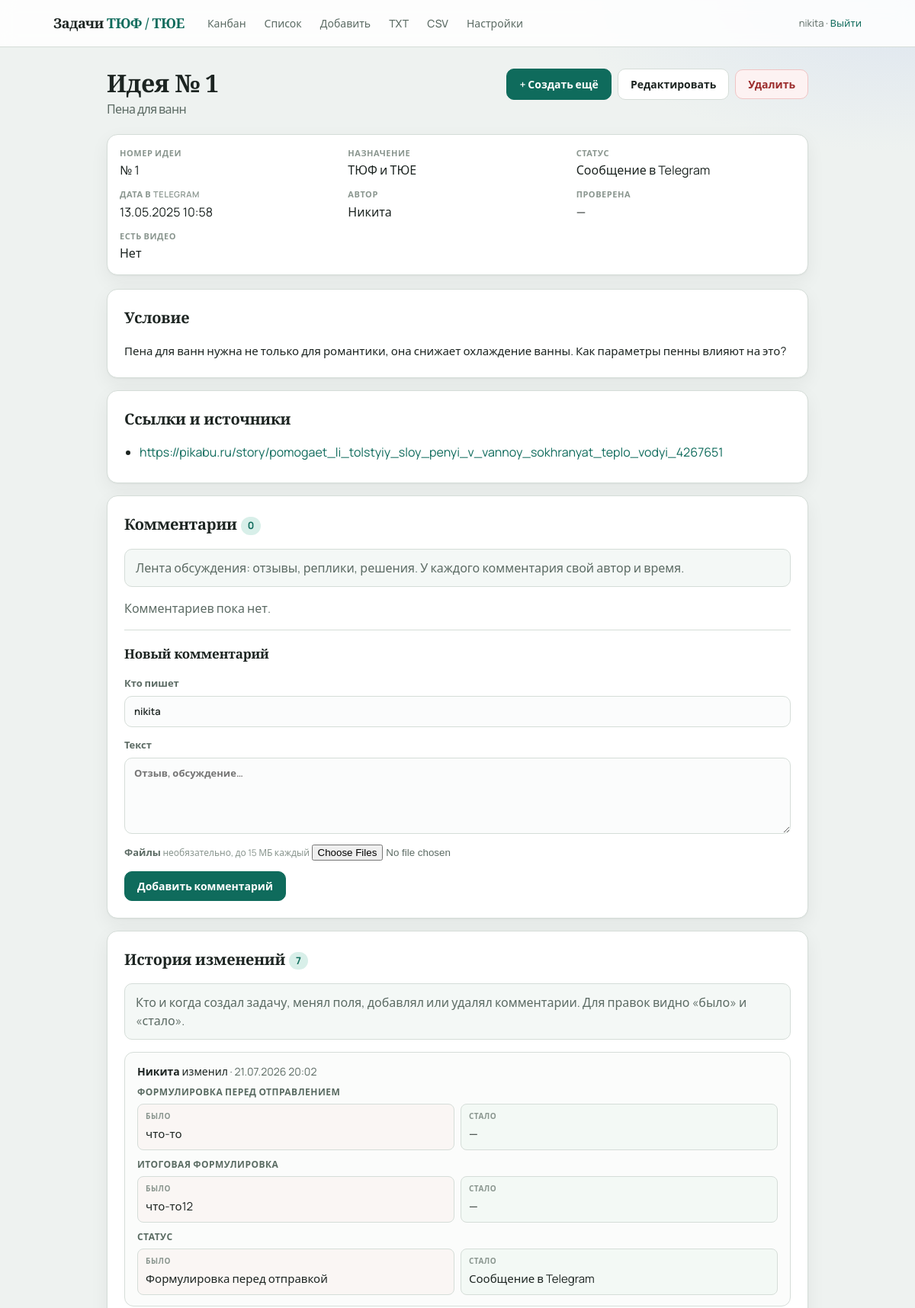
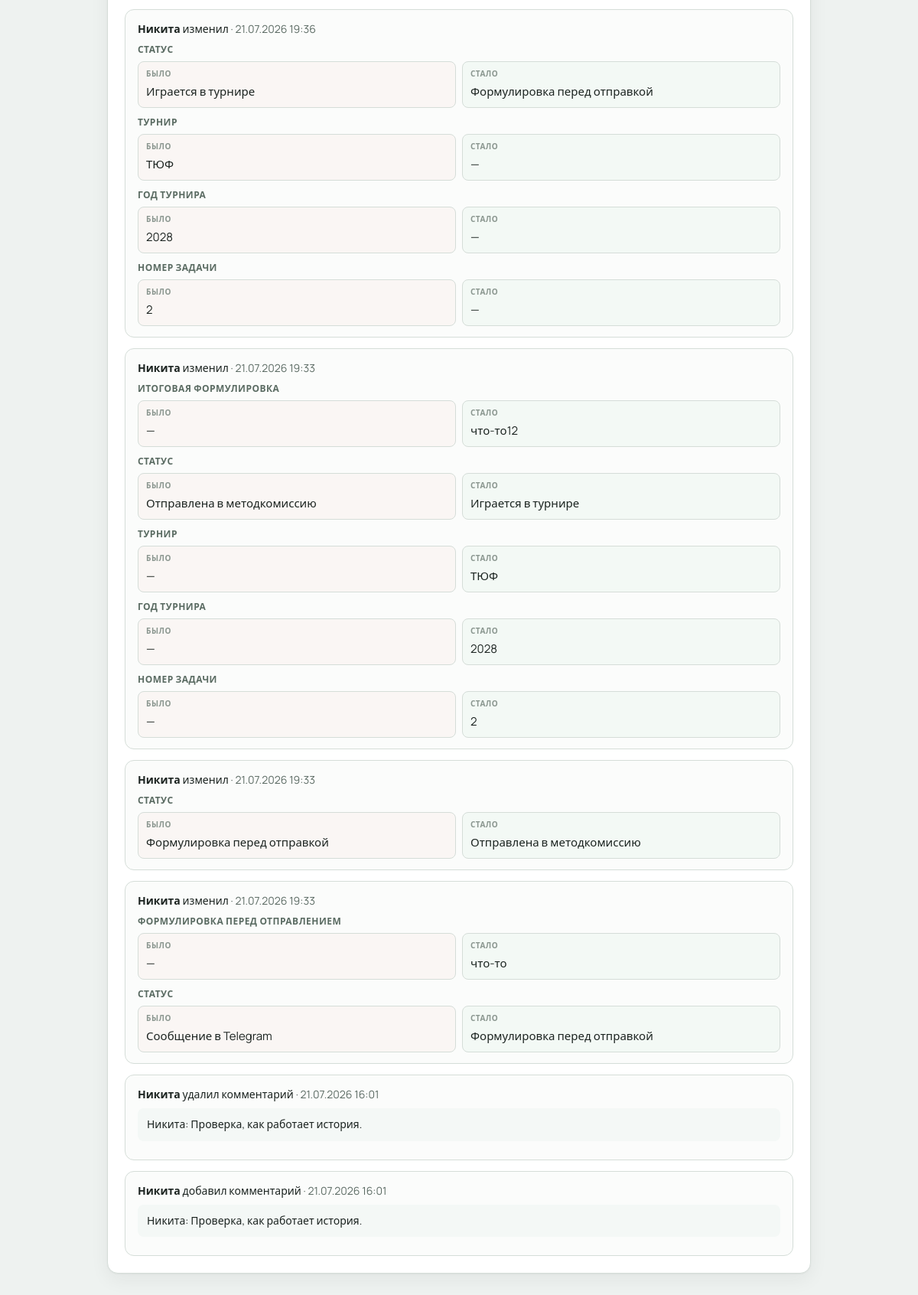
Page /tasks/1 (signed in) on the committed database (2 pictures, top to bottom).
### app/models.py (models this page shows)
class Task(Base):
    __tablename__ = "tasks"
    id = Column(Integer, primary_key=True, autoincrement=True)
    idea_number = Column(Integer, unique=True, nullable=True, index=True)
    title = Column(String(500), nullable=True)
    condition = Column(Text, nullable=True)
    formulirovka = Column(Text, nullable=True)
    itogovaya_formulirovka = Column(Text, nullable=True)
    author = Column(String(100), nullable=True)
    naznachenie = Column(String(50), nullable=True)
    status = Column(String(50), default="tg", index=True)
    proverena = Column(String(20), nullable=True)
    has_video = Column(Boolean, default=False)
    video_url = Column(String(1000), nullable=True)
    tags = Column(String(500), nullable=True)
    sources = Column(Text, nullable=True)
    telegram_url = Column(String(1000), nullable=True)
    telegram_datetime = Column(DateTime, nullable=False)
    answer_options = Column(Text, nullable=True)
    turnir = Column(String(20), nullable=True)
    turnir_year = Column(Integer, nullable=True)
    task_number = Column(Integer, nullable=True)
    etap_kk = Column(String(20), nullable=True)
    created_at = Column(DateTime, default=datetime.utcnow)
    updated_at = Column(DateTime, default=datetime.utcnow, onupdate=datetime.utcnow)
    comments = relationship(
        "Comment", back_populates="task", cascade="all, delete-orphan", order_by="Comment.created_at"
    )
    history = relationship(
        "TaskHistory",
        back_populates="task",
        cascade="all, delete-orphan",
        order_by="TaskHistory.created_at.desc()",
    )
    attachments = relationship(
        "Attachment",
        back_populates="task",
        cascade="all, delete-orphan",
        order_by="Attachment.created_at",
    )

class TaskHistory(Base):
    __tablename__ = "task_history"
    id = Column(Integer, primary_key=True, autoincrement=True)
    task_id = Column(Integer, ForeignKey("tasks.id", ondelete="CASCADE"), index=True, nullable=False)
    user = Column(String(100), nullable=False)
    action = Column(String(50), nullable=False)
    summary = Column(Text, nullable=True)
    changes_json = Column(Text, nullable=True)
    created_at = Column(DateTime, default=datetime.utcnow, index=True)
    task = relationship("Task", back_populates="history")

### app/routes.py (the view)
@router.get("/tasks/{task_id}", response_class=HTMLResponse)
def task_detail(
    request: Request,
    task_id: int,
    db: Session = Depends(get_db),
    created: str = Query(None),
):
    user = login_required(request)
    if not user:
        return RedirectResponse("/login", status_code=303)
    task = db.query(Task).options(
        joinedload(Task.comments).joinedload(Comment.attachments),
        joinedload(Task.attachments),
        joinedload(Task.history),
    ).filter(Task.id == task_id).first()
    if not task:
        raise HTTPException(status_code=404, detail="Задача не найдена")
    history = []
    for entry in sorted(task.history, key=lambda e: e.created_at or datetime.min, reverse=True):
        history.append({
            "entry": entry,
            "action_label": action_label(entry.action),
            "changes": parse_changes(entry),
        })
    task_files = [a for a in task.attachments if a.comment_id is None]
    return templates.TemplateResponse(
        request,
        "detail.html",
        {
            "user": user,
            "task": task,
            "task_files": task_files,
            "just_created": created == "1",
            "naznachenie_labels": NAZNACHENIE_LABELS,
            "status_labels": STATUS_LABELS,
            "proverena_labels": PROVERENA_LABELS,
            "format_igraetsya": format_igraetsya,
            "format_idea_label": format_idea_label,
            "authors": _author_suggestions(db),
            "history": history,
        },
    )

### app/templates/detail.html (shortened to what this page needs)
{% extends "base.html" %}
{% block content %}
<div class="page-header">
  <h1>
    {% if task.idea_number %}Идея № {{ task.idea_number }}{% else %}Нет номера идеи{% endif %}
    {% if task.title %}<span class="subtitle">{{ task.title }}</span>{% endif %}
  </h1>
  <div class="actions-inline">
    <a href="/new" class="btn primary">+ Создать ещё</a>
    <a href="/tasks/{{ task.id }}/edit" class="btn secondary">Редактировать</a>
    <form method="post" action="/tasks/{{ task.id }}/delete" onsubmit="return confirm('Удалить задачу?')">
      <button type="submit" class="btn danger">Удалить</button>
    </form>
  </div>
</div>
<div class="meta-grid">
  <div><span class="label">Номер идеи</span>{{ format_idea_label(task) }}</div>
  <div><span class="label">Назначение</span>{{ naznachenie_labels.get(task.naznachenie or '', '—') }}</div>
  <div><span class="label">Статус</span>{{ status_labels.get(task.status, task.status) }}</div>
  <div><span class="label">Дата в Telegram</span>{{ task.telegram_datetime.strftime('%d.%m.%Y %H:%M') }}</div>
  <div><span class="label">Автор</span>{{ task.author or '—' }}</div>
  <div><span class="label">Проверена</span>{{ proverena_labels.get(task.proverena or '', '—') }}</div>
  <div><span class="label">Есть видео</span>{% if task.has_video %}Да{% else %}Нет{% endif %}</div>
  {% set ig = format_igraetsya(task) %}
</div>
<section class="card">
  <h2>Условие</h2>
  <div class="pre-wrap">{{ task.condition or '—' }}</div>
</section>
<section class="card">
  <h2>Ссылки и источники</h2>
  {% if task.sources %}
  <ul class="links">
    {% for src in task.sources.splitlines() %}
    {% if src.strip() %}
    <li><a href="{{ src.strip() }}" target="_blank" rel="noopener">{{ src.strip() }}</a></li>
    {% endif %}
    {% endfor %}
  </ul>
  {% else %}
  <p class="muted">Пока нет. Добавьте через «Редактировать».</p>
  {% endif %}
</section>
<section class="card" id="comments">
  <h2>Комментарии <span class="count-pill">{{ task.comments|length }}</span></h2>
  <p class="muted help-box">
    Лента обсуждения: отзывы, реплики, решения. У каждого комментария свой автор и время.
  </p>
  {% if task.comments %}
  <div class="comments">
    {% for c in task.comments %}
    <div class="comment">
      <div class="comment-meta">
        <strong>{{ c.author }}</strong>
        · {{ c.created_at.strftime('%d.%m.%Y %H:%M') }}
        <form method="post" action="/tasks/{{ task.id }}/comments/{{ c.id }}/delete" class="comment-delete"
              onsubmit="return confirm('Удалить этот комментарий?')">
          <button type="submit" class="btn-link-danger">Удалить</button>
        </form>
      </div>
      <div class="comment-text">{{ c.text }}</div>
      {% if c.attachments %}
      <ul class="file-list file-list-compact">
        {% for a in c.attachments %}
        <li>
          <a href="/files/{{ a.id }}">{{ a.filename }}</a>
          <span class="muted">{{ format_size(a.size) }}</span>
          <form method="post" action="/files/{{ a.id }}/delete" class="inline-form"
                onsubmit="return confirm('Удалить файл «{{ a.filename }}»?')">
            <button type="submit" class="btn-link-danger">Удалить</button>
          </form>
        </li>
        {% endfor %}
      </ul>
      {% endif %}
    </div>
    {% endfor %}
  </div>
  {% else %}
  <p class="muted">Комментариев пока нет.</p>
  {% endif %}
  <form method="post" action="/tasks/{{ task.id }}/comments" class="comment-form" enctype="multipart/form-data">
    <h3>Новый комментарий</h3>
    <label>Кто пишет
      <input type="text" name="author" list="comment-authors" required value="{{ user }}" placeholder="Имя">
    </label>
    <label>Текст
      <textarea name="text" rows="4" required placeholder="Отзыв, обсуждение…"></textarea>
    </label>
    <label>Файлы
      <span class="hint">необязательно, до 15 МБ каждый</span>
      <input type="file" name="comment_files" multiple>
    </label>
    <button type="submit" class="btn primary">Добавить комментарий</button>
  </form>
</section>
<section class="card" id="history">
  <h2>История изменений <span class="count-pill">{{ history|length }}</span></h2>
  <p class="muted help-box">
    Кто и когда создал задачу, менял поля, добавлял или удалял комментарии. Для правок видно «было» и «стало».
  </p>
  {% if history %}
  <div class="history-list">
    {% for item in history %}
    <article class="history-item">
      <div class="history-meta">
        <strong>{{ item.entry.user }}</strong>
        {{ item.action_label }}
        <span class="muted">· {{ item.entry.created_at.strftime('%d.%m.%Y %H:%M') }}</span>
      </div>
      {% if item.entry.summary %}
      <div class="history-summary pre-wrap">{{ item.entry.summary }}</div>
      {% endif %}
      {% if item.changes %}
      <ul class="history-changes">
        {% for change in item.changes %}
        <li>
          <div class="history-field">{{ change.label }}</div>
          {% if item.entry.action == 'created' %}
          <div class="history-diff history-diff-single">
            <div class="history-new"><span class="label">Значение</span><div class="pre-wrap">{{ change.new }}</div></div>
          </div>
          {% else %}
          <div class="history-diff">
            <div class="history-old"><span class="label">Было</span><div class="pre-wrap">{{ change.old }}</div></div>
            <div class="history-new"><span class="label">Стало</span><div class="pre-wrap">{{ change.new }}</div></div>
          </div>
          {% endif %}
        </li>
        {% endfor %}
      </ul>
      {% endif %}
    </article>
    {% endfor %}
  </div>
  {% else %}
  <p class="muted">Пока пусто — история начнёт копиться с новых правок.</p>
  {% endif %}
</section>
{% endblock %}

### rows in the picture
Task: idea_number "1", title "Пена для ванн", idea_number "№ 1", get "ТЮФ и ТЮЕ", get "Сообщение в Telegram", telegram_datetime "13.05.2025 10:58", author "Никита", get "—", condition "Пена для ванн нужна не только для романтики, она снижает охлаждение ванны. Как параметры пенны влияют на это?", strip "https://pikabu.ru/story/pomogaet_li_tolstyiy_sloy_penyi_v_vannoy_sokhranyat_teplo_vodyi_4267651"
TaskHistory: entry.user "Никита", entry.created_at "21.07.2026 20:02"
TaskHistory: entry.user "Никита", entry.created_at "21.07.2026 19:36"
TaskHistory: entry.user "Никита", entry.created_at "21.07.2026 19:33"
TaskHistory: entry.user "Никита", entry.created_at "21.07.2026 19:33"
TaskHistory: entry.user "Никита", entry.created_at "21.07.2026 19:33"
TaskHistory: entry.user "Никита", entry.created_at "21.07.2026 16:01", entry.summary "Никита: Проверка, как работает история."
TaskHistory: entry.user "Никита", entry.created_at "21.07.2026 16:01", entry.summary "Никита: Проверка, как работает история."

### other values in the picture
{{ user }} "nikita"
{{ task.comments|length }} "0"
{{ history|length }} "7"
{{ item.action_label }} "изменил" "изменил" "изменил" "изменил" "изменил" "удалил комментарий" "добавил комментарий"
{{ change.label }} "ФОРМУЛИРОВКА ПЕРЕД ОТПРАВЛЕНИЕМ" "ИТОГОВАЯ ФОРМУЛИРОВКА" "СТАТУС" "СТАТУС" "ТУРНИР" "ГОД ТУРНИРА" "НОМЕР ЗАДАЧИ" "ИТОГОВАЯ ФОРМУЛИРОВКА" "СТАТУС" "ТУРНИР" "ГОД ТУРНИРА" "НОМЕР ЗАДАЧИ" "СТАТУС" "ФОРМУЛИРОВКА ПЕРЕД ОТПРАВЛЕНИЕМ" "СТАТУС"
{{ change.old }} "что-то" "что-то12" "Формулировка перед отправкой" "Играется в турнире" "ТЮФ" "2028" "2" "—" "Отправлена в методкомиссию" "—" "—" "—" "Формулировка перед отправкой" "—" "Сообщение в Telegram"
{{ change.new }} "—" "—" "Сообщение в Telegram" "Формулировка перед отправкой" "—" "—" "—" "что-то12" "Играется в турнире" "ТЮФ" "2028" "2" "Отправлена в методкомиссию" "что-то" "Формулировка перед отправкой"
